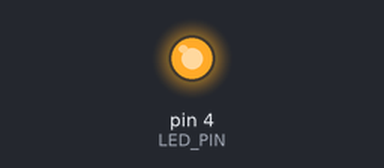
Recording of a sketch running on a simulated Arduino Uno, built with avr-gcc and run on an emulated ATmega328P. On the bench: output pins drawn as LEDs (lit = HIGH). What the sketch prints to the serial monitor is not drawn.

Above: at 0.5 s.
At 2.5 s:
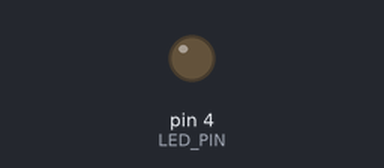
Timing chart, 0 to 5.2 s (numbered marks = the images above):
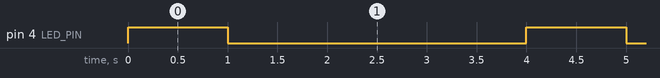

The sketch:

touche_python.ino
```cpp
#define LED_PIN 4


void setup() {
  // put your setup code here, to run once:
pinMode(LED_PIN, OUTPUT);
Serial.begin(9600);
Serial.println("Hello");
}

void loop() {
  // put your main code here, to run repeatedly:

  Serial.println("Testing");
  blink_led();
  delay(2000);
}


void blink_led(){
   digitalWrite(LED_PIN, HIGH);   // turn the LED on (HIGH is the voltage level)
  delay(1000);                       // wait for a second
  digitalWrite(LED_PIN, LOW);    // turn the LED off by making the voltage LOW
  delay(1000);
}
```

main.cpp
```cpp
//Touche Sensor implementation in arduino and python
//Information from http://www.instructables.com/id/Touche-for-Arduino-Advanced-touch-sensing/

#include <arduino.h>
#include <CmdMessenger.h>


//                              10n
// PIN 9 --[10k]-+-----10mH---+--||-- OBJECT
//               |            |
//              3.3k          |
//               |            V 1N4148 diode
//              GND           |
//                            |
//Analog 0 ---+------+--------+
//            |      |
//          100pf   1MOmhm
//            |      |
//           GND    GND

//
//Macros to set memory registers on the chip
#define SET(x,y) (x |=(1<<y))				//-Bit set/clear macros
#define CLR(x,y) (x &= (~(1<<y)))       		// |
#define CHK(x,y) (x & (1<<y))           		// |
#define TOG(x,y) (x^=(1<<y))            		//-+

#define N 100  //How many frequencies

float results[N];            //-Filtered result buffer
float freq[N];            //-Filtered result buffer
int sizeOfArray = N;

bool nextSweep = 0; //Control to stop freq Sweep

// Blinking led variables
bool ledState                   = 0;   // Current state of Led
const int kBlinkLed             = 13;  // Pin of internal Led

CmdMessenger cmdMessenger = CmdMessenger(Serial, ',',';','/');

enum
{
    SweepFreqStart,
    SweepFreqStop,
    SetLed,        // Turn LED to State (0,1)
    StatusMsg,        // Return Status of LED
    SendList
};


void SweepFreq(){
  //The main function to sweep the frequency
  //This will generate a list of frequencies as well
  // as a list of responses.
  digitalWrite(kBlinkLed, HIGH); //
  unsigned int d;
  while (nextSweep){
    int counter = 0;
    for(unsigned int d=0;d<N;d++)
    {
      int v=analogRead(0);    //-Read response signal
      CLR(TCCR1B,0);          //-Stop generator
      TCNT1=0;                //-Reload new frequency
      ICR1=d;                 // |
      OCR1A=d/2;              //-+
      SET(TCCR1B,0);          //-Restart generator

      results[d]=results[d]*0.5+(float)(v)*0.5; //Filter results

      freq[d] = d;

   //   plot(v,0);              //-Display
   //   plot(results[d],1);
    // delayMicroseconds(1);
    }

    cmdMessenger.sendCmdStart(SendList);
    for(unsigned int d=0;d<N;d++)
    {
      cmdMessenger.sendCmdBinArg(results[d]);
    }
    cmdMessenger.sendCmdEnd();
    //cmdMessenger.sendCmdStart(SendList);
    //for(unsigned int d=0;d<N;d++)
    //{
    //  cmdMessenger.sendCmdArg(freq[d]);
    //}
    //cmdMessenger.sendCmdEnd();
  }
  //TOG(PORTB,0);            //-Toggle pin 8 after each sweep
  digitalWrite(kBlinkLed, LOW);
}

void on_SweepFreqStart(){
  nextSweep = 1;
  SweepFreq();
}

void on_SweepFreqStop(){
  nextSweep = 0;
}

void on_SetLed(){
  bool ledState = cmdMessenger.readBoolArg();
  //cmdMessenger.sendCmd(StatusMsg,ledState);
  digitalWrite(kBlinkLed, ledState?HIGH:LOW);
  // Send back status that describes the led state
  //cmdMessenger.sendCmd(StatusMsg,(int)ledState);
  cmdMessenger.sendCmdStart(SendList);
  cmdMessenger.sendCmdBinArg(1.0);
  cmdMessenger.sendCmdBinArg(2.1);
  cmdMessenger.sendCmdBinArg(3.2);
  cmdMessenger.sendCmdBinArg(4.3);
  cmdMessenger.sendCmdBinArg(5.5);
  cmdMessenger.sendCmdBinArg(6.5);
  cmdMessenger.sendCmdEnd();
}

// Setup function
void setup()
{
  //Setup the Clock Stuff
  TCCR1A=0b10000010;        //-Set up frequency generator
  TCCR1B=0b00011001;        //-+
  ICR1=110;
  OCR1A=55;

  pinMode(9,OUTPUT);        //-Signal generator pin
  pinMode(8,OUTPUT);        //-Sync (test) pin

  Serial.begin(38400);
  //Serial.println("Hello");
  for(int i=0;i<N;i++)      //-Preset results
    results[i]=0;         //-+


  // Listen on serial connection for messages from the PC
  cmdMessenger.sendCmd(StatusMsg, "Started Serial");
  //Attach any methods for the cmdMessenger
  cmdMessenger.attach(SetLed, on_SetLed);
  cmdMessenger.attach(SweepFreqStart, on_SweepFreqStart);
  cmdMessenger.attach(SweepFreqStop, on_SweepFreqStop);
  // set pin for blink LED
  pinMode(kBlinkLed, OUTPUT);
}

// Loop function
void loop()
{
  // Process incoming serial data, and perform callbacks
  cmdMessenger.feedinSerialData();
}
```

Measured:
- by itself, pin 4 (LED_PIN): alternates HIGH for 1.0 s and LOW for 3.0 s
